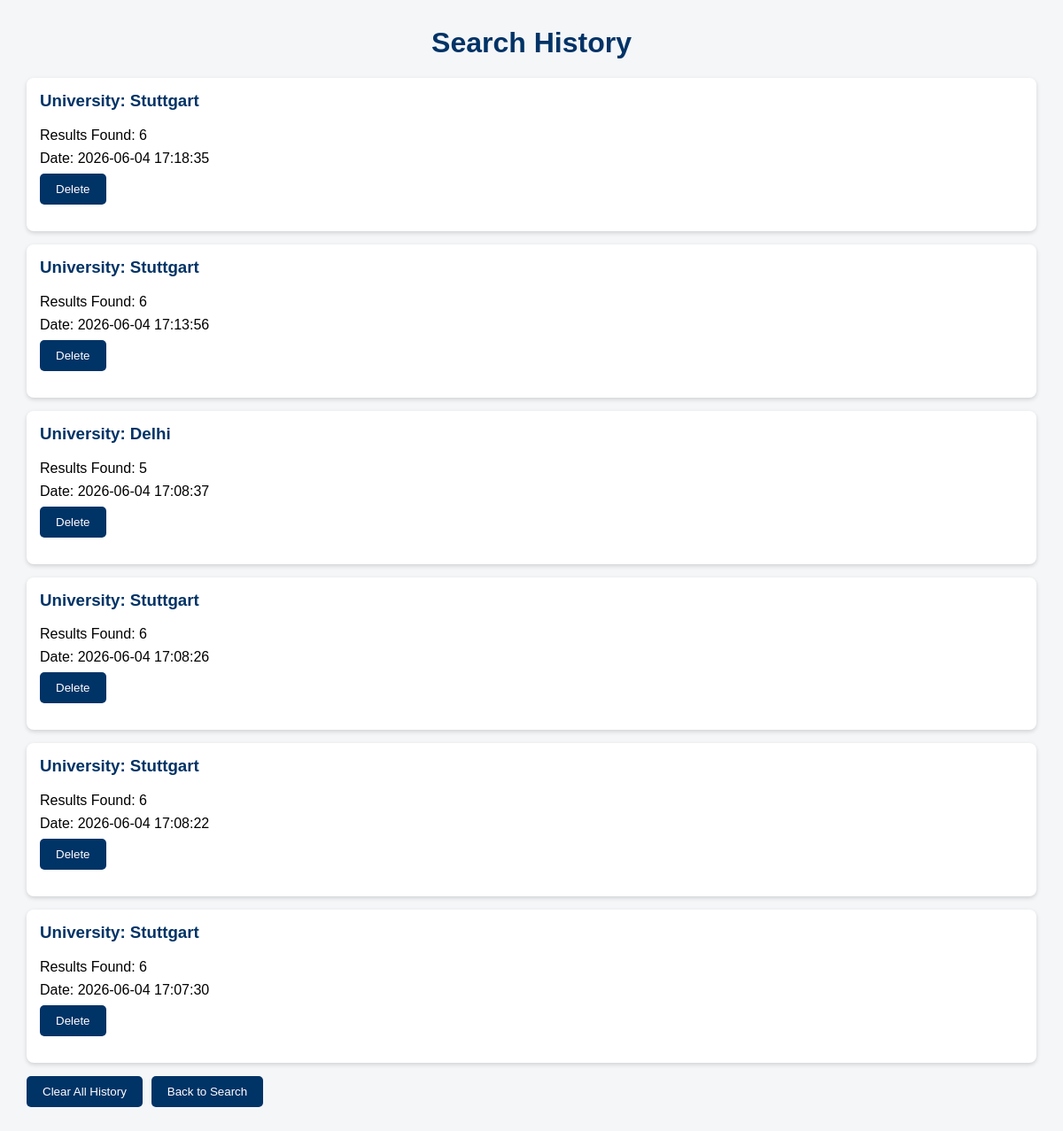
The app's page /history with its own data.
### tables this page shows
CREATE TABLE search_history (
        id INTEGER PRIMARY KEY AUTOINCREMENT,
        query TEXT NOT NULL,
        results_count INTEGER,
        search_date TIMESTAMP DEFAULT CURRENT_TIMESTAMP
    );

### app.py (the view)
@app.route("/history")
def history():          # New button to display the search history
    history_list = get_search_history()
    return render_template(
        "history.html",
        history=history_list
    )

### Database/database.py (called while the page is built)
def get_search_history():
    conn = sqlite3.connect(DB_PATH)
    c = conn.cursor()
    c.execute(
        'SELECT id, query, results_count, search_date '
        'FROM search_history '
        'ORDER BY search_date DESC LIMIT 10'
    )
    history = [{'id': row[0], 'query': row[1], 'count': row[2], 'date': row[3]}
        for row in c.fetchall()
    ]
    conn.close()
    return history

### templates/history.html (shortened to what this page needs)
<!DOCTYPE html>
<html>
<head>
    <link
        rel="stylesheet"
        href="{{ url_for('static', filename='style.css') }}"
    >
</head>
<body>
    <h1 class="center">Search History</h1>
    {% if history %}
        {% for search in history %}
<div class="card">
    <h3>{{ search.query }}</h3>
    <p>Results Found: {{ search.count }}</p>
    <p>Date: {{ search.date }}</p>
    <form method="POST" action="/delete_history">
        <button type="submit">Delete</button>
    </form>
</div>
        {% endfor %}
    {% else %}
        <h2>No search history available.</h2>
    {% endif %}
<div class="top-buttons">
    <form method="POST" action="/clear_history">
        <button type="submit">Clear All History</button>
    </form>
    <form action="/">
        <button type="submit">Back to Search</button>
    </form>
</div>
</body>
</html>

### static/style.css (style rules this page uses)
body { font-family: Arial, sans-serif; background-color: #f4f6f8; margin: 30px; }
h1 { text-align: center; color: #003366; }
form { margin-bottom: 15px; }
button { background-color: #003366; color: white; border: none; padding: 10px 18px; border-radius: 5px; cursor: pointer; }
.card { background: white; border-radius: 8px; padding: 15px; margin: 15px 0; box-shadow: 0 2px 5px rgba(0,0,0,0.15); }
.top-buttons { display: flex; gap: 10px; margin-bottom: 20px; }
.center { text-align: center; }
.card h3 { color: #003366; margin-top: 0; }
.card p { margin: 8px 0; }

### records on screen
search_history: query "University: Stuttgart", count "6", date "2026-06-04 17:18:35"
search_history: query "University: Stuttgart", count "6", date "2026-06-04 17:13:56"
search_history: query "University: Delhi", count "5", date "2026-06-04 17:08:37"
search_history: query "University: Stuttgart", count "6", date "2026-06-04 17:08:26"
search_history: query "University: Stuttgart", count "6", date "2026-06-04 17:08:22"
search_history: query "University: Stuttgart", count "6", date "2026-06-04 17:07:30"
